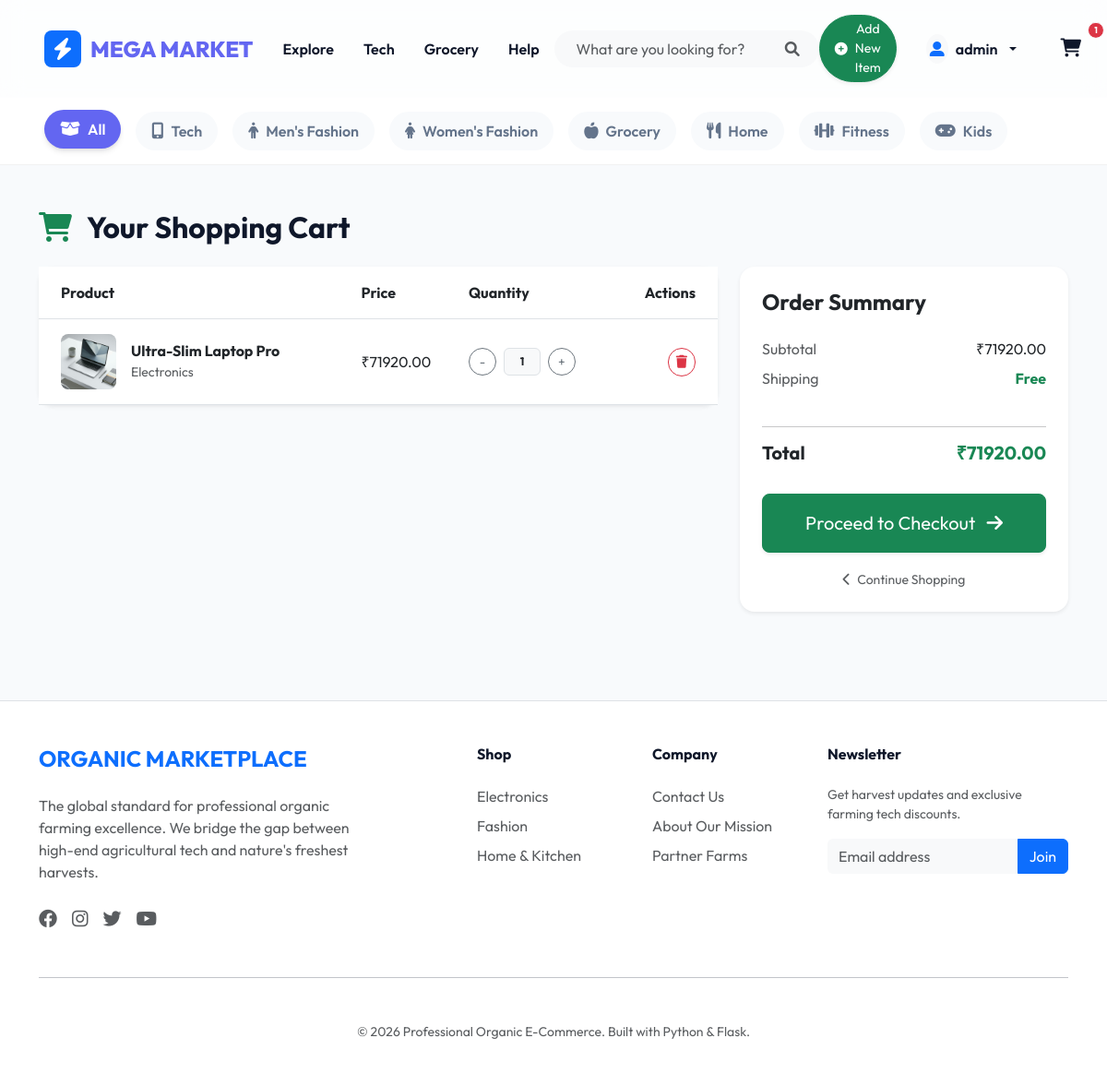
/cart (signed in), run on an earlier commit of the app's database.
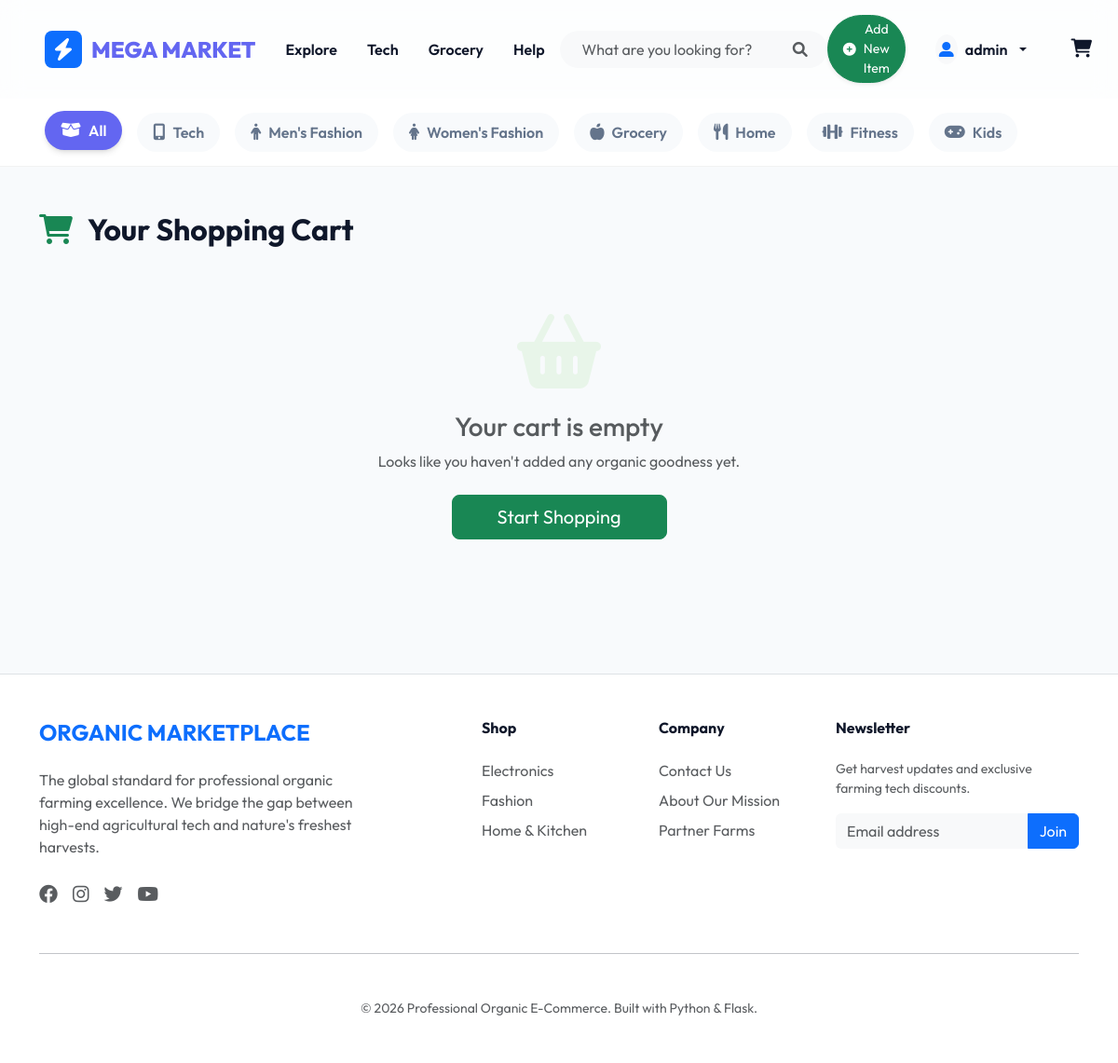
And on a later commit of the database.
### models.py (models this page shows)
class Cart(db.Model):
    __tablename__ = 'cart'
    id = db.Column(db.Integer, primary_key=True)
    user_id = db.Column(db.Integer, db.ForeignKey('user.id'), nullable=False)
    product_id = db.Column(db.Integer, db.ForeignKey('product.id'), nullable=False)
    quantity = db.Column(db.Integer, nullable=False, default=1)
    product = db.relationship(Product)

class Product(db.Model):
    __tablename__ = 'product'
    id = db.Column(db.Integer, primary_key=True)
    name = db.Column(db.String(100), nullable=False)
    description = db.Column(db.Text, nullable=False)
    price = db.Column(db.Float, nullable=False)
    stock = db.Column(db.Integer, default=0)
    category = db.Column(db.String(50), nullable=False)
    subcategory = db.Column(db.String(50), nullable=True)
    image_file = db.Column(db.String(255), nullable=False, default='default.jpg')
    created_at = db.Column(db.DateTime, default=datetime.utcnow)

### app.py (the view)
@app.route('/cart')
@login_required
def cart():
    items = Cart.query.filter_by(user_id=current_user.id).all()
    total = sum(item.product.price * item.quantity for item in items)
    return render_template('cart.html', items=items, total=total)

### app.py (called while the page is built)
@login_manager.user_loader
def load_user(user_id):
    return User.query.get(int(user_id))

### templates/cart.html
{% extends "base.html" %}
{% block content %}
<div class="container py-5">
    <h2 class="fw-bold mb-4"><i class="fas fa-shopping-cart text-success me-3"></i>Your Shopping Cart</h2>
    {% if items %}
    <div class="row g-4">
        <div class="col-lg-8">
            <div class="card border-0 shadow-sm rounded-4">
                <div class="card-body p-0">
                    <div class="table-responsive">
                        <table class="table table-hover align-middle mb-0">
                            <thead class="bg-light">
                                <tr>
                                    <th class="ps-4 py-3">Product</th>
                                    <th class="py-3">Price</th>
                                    <th class="py-3">Quantity</th>
                                    <th class="py-3 text-end pe-4">Actions</th>
                                </tr>
                            </thead>
                            <tbody>
                                {% for item in items %}
                                <tr>
                                    <td class="ps-4 py-3">
                                        <div class="d-flex align-items-center">
                                            <img src="{{ url_for('static', filename='uploads/' + item.product.image_file) }}"
                                                alt="{{ item.product.name }}" class="rounded-3 me-3"
                                                style="width: 60px; height: 60px; object-fit: cover;"
                                                onerror="this.src='https://images.unsplash.com/photo-1466692476868-aef1dfb1e735?ixlib=rb-1.2.1&auto=format&fit=crop&w=100&q=80'">
                                            <div>
                                                <h6 class="mb-0 fw-bold">{{ item.product.name }}</h6>
                                                <small class="text-muted">{{ item.product.category }}</small>
                                            </div>
                                        </div>
                                    </td>
                                    <td class="py-3">₹{{ "%.2f"|format(item.product.price) }}</td>
                                    <td class="py-3">
                                        <div class="d-flex align-items-center gap-2">
                                            <a href="{{ url_for('update_cart', cart_id=item.id, action='decrease') }}"
                                               class="btn btn-sm btn-outline-secondary rounded-circle" style="width: 30px; height: 30px; padding: 0; line-height: 28px; text-align: center;">-</a>
                                            <span class="badge bg-light text-dark border px-3 py-2 text-center" style="min-width: 40px;">{{ item.quantity }}</span>
                                            <a href="{{ url_for('update_cart', cart_id=item.id, action='increase') }}"
                                               class="btn btn-sm btn-outline-secondary rounded-circle" style="width: 30px; height: 30px; padding: 0; line-height: 28px; text-align: center;">+</a>
                                        </div>
                                    </td>
                                    <td class="py-3 text-end pe-4">
                                        <a href="{{ url_for('remove_from_cart', cart_id=item.id) }}"
                                            class="btn btn-outline-danger btn-sm rounded-pill">
                                            <i class="fas fa-trash"></i>
                                        </a>
                                    </td>
                                </tr>
                                {% endfor %}
                            </tbody>
                        </table>
                    </div>
                </div>
            </div>
        </div>
        <div class="col-lg-4">
            <div class="card border-0 shadow-sm rounded-4 p-4">
                <h4 class="fw-bold mb-4">Order Summary</h4>
                <div class="d-flex justify-content-between mb-2">
                    <span class="text-muted">Subtotal</span>
                    <span>₹{{ "%.2f"|format(total) }}</span>
                </div>
                <div class="d-flex justify-content-between mb-4">
                    <span class="text-muted">Shipping</span>
                    <span class="text-success fw-bold">Free</span>
                </div>
                <hr>
                <div class="d-flex justify-content-between mb-4">
                    <h5 class="fw-bold">Total</h5>
                    <h5 class="fw-bold text-success">₹{{ "%.2f"|format(total) }}</h5>
                </div>
                <form action="{{ url_for('checkout') }}" method="POST">
                    <button type="submit" class="btn btn-success btn-lg w-100 py-3 rounded-3 shadow-sm">
                        Proceed to Checkout <i class="fas fa-arrow-right ms-2"></i>
                    </button>
                </form>
                <div class="text-center mt-3">
                    <a href="{{ url_for('home') }}" class="text-muted small text-decoration-none">
                        <i class="fas fa-chevron-left me-1"></i> Continue Shopping
                    </a>
                </div>
            </div>
        </div>
    </div>
    {% else %}
    <div class="text-center py-5">
        <div class="mb-4">
            <i class="fas fa-shopping-basket fa-5x text-light-green" style="color: #e8f5e9;"></i>
        </div>
        <h3 class="text-muted">Your cart is empty</h3>
        <p class="text-muted mb-4">Looks like you haven't added any organic goodness yet.</p>
        <a href="{{ url_for('home') }}" class="btn btn-success btn-lg px-5">Start Shopping</a>
    </div>
    {% endif %}
</div>
{% endblock %}

### templates/base.html (shortened to what the changed rows need)
<!DOCTYPE html>
<html lang="en">
<head>
    <link href="https://cdn.jsdelivr.net/npm/bootstrap@5.3.0/dist/css/bootstrap.min.css" rel="stylesheet">
    <link rel="stylesheet" href="https://cdnjs.cloudflare.com/ajax/libs/font-awesome/6.0.0/css/all.min.css">
    <link rel="stylesheet" href="{{ url_for('static', filename='css/style.css') }}">
</head>
<body>
    <nav class="navbar navbar-expand-lg sticky-top">
        <div class="container-fluid px-lg-5">
            <div class="collapse navbar-collapse" id="navbarNav">
                <ul class="navbar-nav ms-auto align-items-center">
                    <li class="nav-item ms-3">
                        <a class="nav-link position-relative px-2" href="{{ url_for('cart') }}">
                            <i class="fas fa-shopping-cart fs-5"></i>
                            {% if current_user.is_authenticated and current_user.cart_items|length > 0 %}
                            <span
                                class="position-absolute top-0 start-100 translate-middle badge rounded-pill bg-danger border border-light"
                                style="font-size: 0.6rem;">
                                {{ current_user.cart_items|sum(attribute='quantity') }}
                            </span>
                            {% endif %}
                        </a>
                    </li>
                </ul>
            </div>
        </div>
    </nav>
    {% block content %}{% endblock %}
</body>
</html>

What changed in the data, as far as the page shows it:
removed Cart: image_file (picture), product.name "Ultra-Slim Laptop Pro", product.category "Electronics", quantity "1"
no longer on this page (row edited): Product: product.price "71920.00"
Also different on the page:
{{ current_user.cart_items|sum(attribute='quantity') }}: "1" → (not shown)
{{ "%.2f"|format(total) }}: "71920.00" → (not shown)
text no longer shown: "Product Price Quantity Actions Order Summary Subtotal ₹ Shipping Free Total ₹ Proceed to Checkout Continue Shopping"
text now shown: "Your cart is empty Looks like you haven't added any organic goodness yet. Start Shopping"
